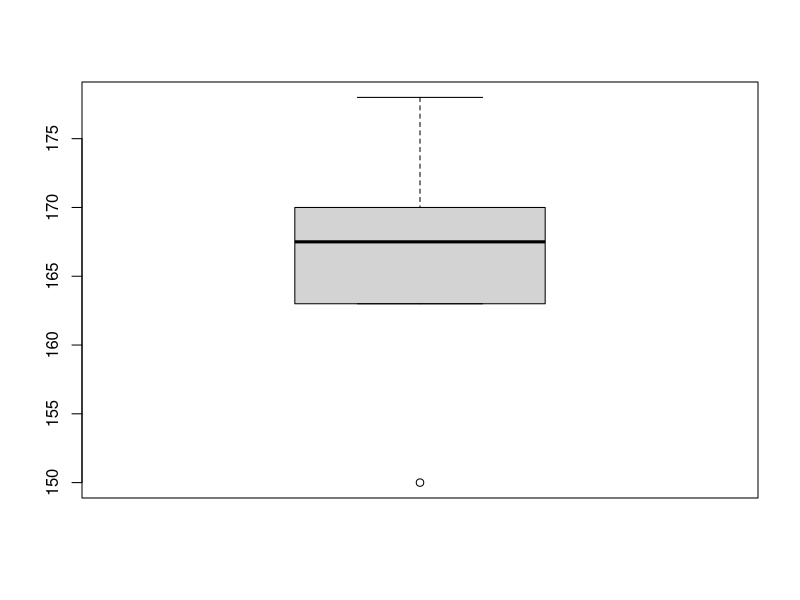
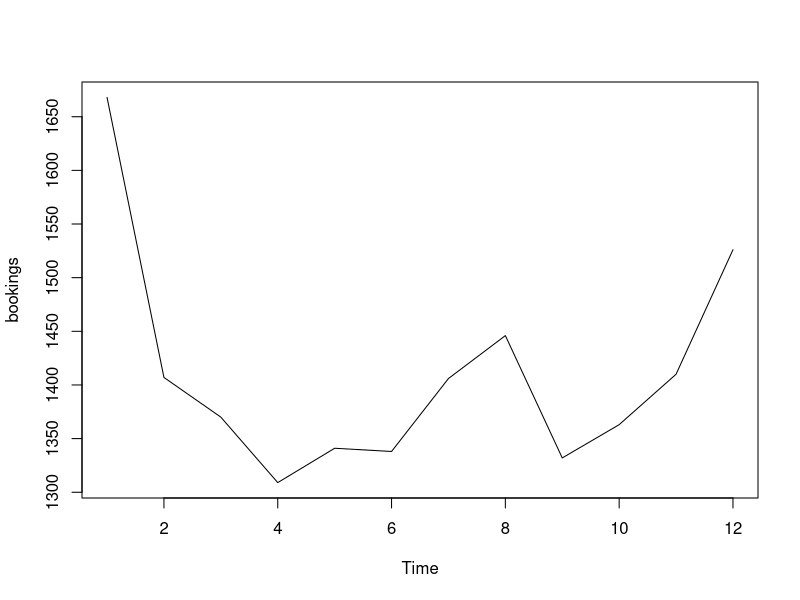

Reproduce these figures in R, in order.
## ---- chunk 1
min(178, 163, 168, 167, 170, 150)
quantile(c(178, 163, 168, 167, 170, 150))
## ---- chunk 2
mean(178, 163, 168, 167, 170, 150)
## ---- chunk 3
IQR(c(178, 163, 168, 167, 170, 150))
169.5 - 164.0
## ---- chunk 4
boxplot(c(178, 163, 168, 167, 170, 150))
## ---- chunk 5
var(c(178, 163, 168, 167, 170, 150))
sd(c(178, 163, 168, 167, 170, 150))
## ---- chunk 6
pnorm(116, mean = 100, sd = 16)
## ---- chunk 7
pnorm(90, mean = 100, sd = 16)
## ---- chunk 8
(90 - 100) / 16
## ---- chunk 9
1 - ppois(100, lambda = 100)
## ---- chunk 10
0.8 / sqrt(100)
## ---- chunk 11
1.6 + 1.96 * 0.08 * c(-1, 1)
## ---- chunk 12
1.6 * 8000
## ---- chunk 13
0.8 * sqrt(8000)
## ---- chunk 14
12800 + 1.96 * 71.55 * c(-1, 1)
## ---- chunk 15
y = numeric(0)
count = 0
while (count < 1000) {
  x = rnorm(1)
  y = c(y, ifelse(x >=0 & x <= 1, 1, 0))
  if (x >= 0 & x <= 1) {count = count + 1}
}
mean(y)
## ---- chunk 16
1 - pbinom(350, size = 7600, prob = 310/7600)
## ---- chunk 17
method1 = c(79.98, 80.04, 80.02, 80.04, 80.03, 80.03, 80.04, 79.97, 80.05, 80.03, 80.02, 80.00, 80.02)
method2 = c(80.02, 79.94, 79.98, 79.97, 79.97, 80.03, 79.95, 79.97)
t.test(method1, method2, alternative = 'two.sided')
## ---- chunk 18
bookings = ts(c(1668, 1407, 1370, 1309, 1341, 1338, 1406, 1446, 1332, 1363, 1410, 1526), start = 1, end = 12)
plot(bookings)
## ---- chunk 19
Box.test(bookings)
## ---- chunk 20
seasons <- c(1, 1, 1, 2, 2, 2, 3, 3, 3, 4, 4, 4)
bookings.df <- data.frame(bookings, seasons = as.factor(seasons))
bartlett.test(bookings, seasons, data = bookings.df)
## ---- chunk 21
fit = lm(bookings ~ seasons)
anova(fit)
## ---- chunk 22
x1 = c(16, 12, 13, 11, 10, 9, 8, 7, 5, 3, 2, 0)
x2 = c(8, 10, 6, 2, 8, -1, 4, 6, -3, -1, -3, 0)
cor(x1, x2)
## ---- chunk 23
x = cbind(x1, x2)
eigen(var(x))
## ---- chunk 24
38.58 / (38.58 + 5.606)
